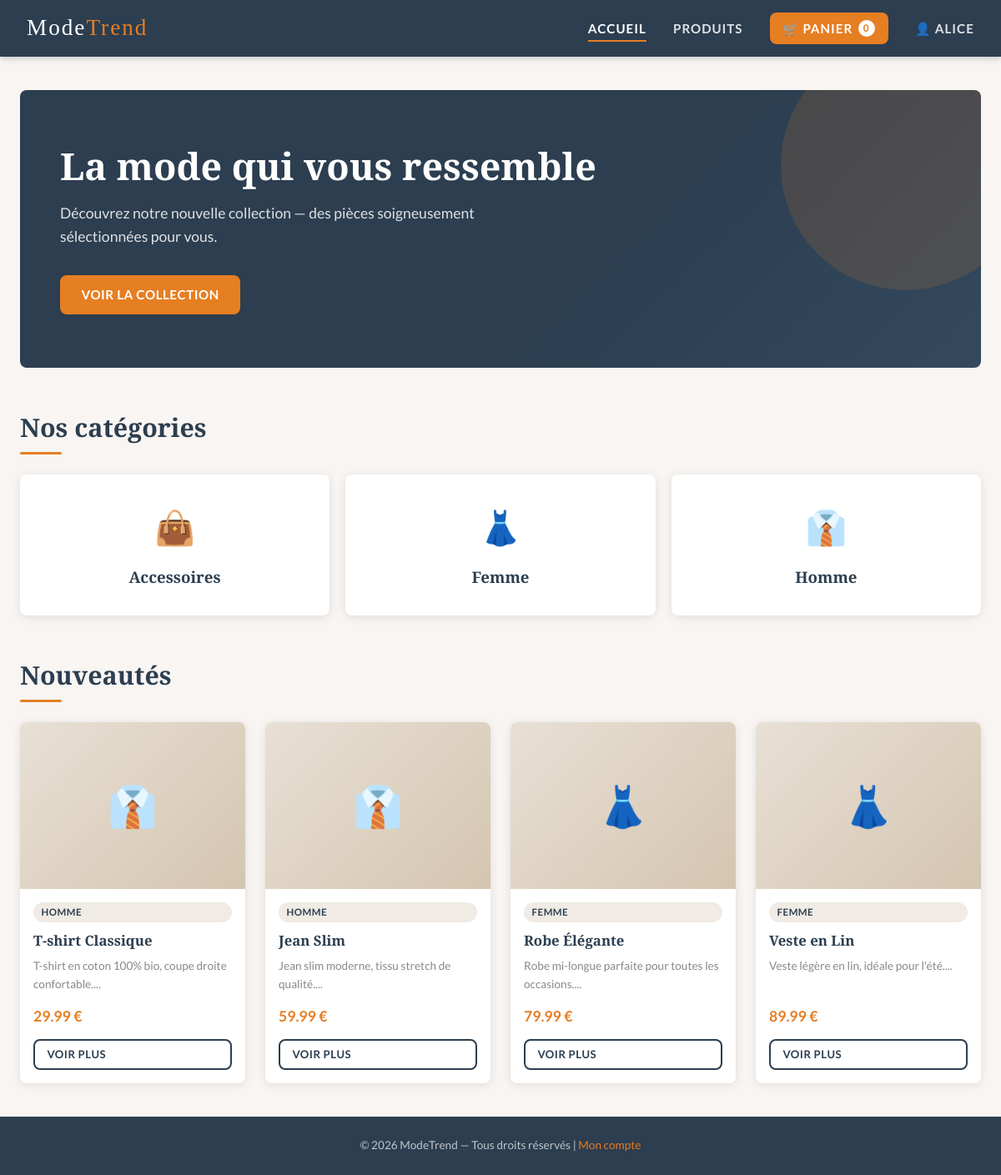
Page / (signed in) on the committed database.
### tables this page shows
CREATE TABLE IF NOT EXISTS categories (
    id INT AUTO_INCREMENT PRIMARY KEY,
    nom VARCHAR(100) NOT NULL
);

CREATE TABLE IF NOT EXISTS produits (
    id INT AUTO_INCREMENT PRIMARY KEY,
    nom VARCHAR(150) NOT NULL,
    description TEXT,
    prix DECIMAL(10,2) NOT NULL,
    stock INT DEFAULT 0,
    image VARCHAR(255) DEFAULT 'placeholder.jpg',
    categorie_id INT,
    date_ajout DATETIME DEFAULT CURRENT_TIMESTAMP,
    FOREIGN KEY (categorie_id) REFERENCES categories(id) ON DELETE SET NULL
);

### index.php (the view, shortened to what this page needs)
<?php
require_once 'back/connexion_db.php';
$stmt = $pdo->query('SELECT p.*, c.nom AS categorie_nom FROM produits p LEFT JOIN categories c ON p.categorie_id = c.id ORDER BY p.date_ajout DESC LIMIT 4');
$produits_vedette = $stmt->fetchAll();
$stmt_cat = $pdo->query('SELECT * FROM categories ORDER BY nom');
$categories = $stmt_cat->fetchAll();
?>
<!DOCTYPE html>
<html lang="fr">
<head>
    <link rel="stylesheet" href="css/style.css">
</head>
<body data-page="accueil">
<header>
    <div class="header-inner">
        <a href="index.php" class="logo">Mode<span>Trend</span></a>
        <nav>
            <ul>
                <li><a href="index.php" class="active">Accueil</a></li>
                <li><a href="produits.php">Produits</a></li>
                <?php if (isset($_SESSION['user_id'])): ?>
                    <li><a href="panier.php" class="btn-panier">🛒 Panier <span id="compteur-panier">0</span></a></li>
                    <li><a href="back/logout.php">👤 <?= htmlspecialchars($_SESSION['user_prenom']) ?></a></li>
                <?php else: ?>
                    <li><a href="auth.php" class="btn-panier">🛒 Panier <span id="compteur-panier">0</span></a></li>
                    <li><a href="auth.php">Connexion</a></li>
                <?php endif; ?>
            </ul>
        </nav>
    </div>
</header>
<main>
    <section class="hero">
        <h1>La mode qui vous ressemble</h1>
        <p>Découvrez notre nouvelle collection — des pièces soigneusement sélectionnées pour vous.</p>
        <a href="produits.php" class="btn btn-primaire">Voir la collection</a>
    </section>
    <section>
        <h2 class="section-titre">Nos catégories</h2>
        <div class="grille-categories">
            <?php
            $icones = ['Homme' => '👔', 'Femme' => '👗', 'Accessoires' => '👜'];
            foreach ($categories as $cat):
                $icone = $icones[$cat['nom']] ?? '🛍️';
            ?>
            <a href="produits.php?categorie=<?= $cat['id'] ?>" class="carte-categorie">
                <div class="icone-cat"><?= $icone ?></div>
                <h3><?= htmlspecialchars($cat['nom']) ?></h3>
            </a>
            <?php endforeach; ?>
        </div>
    </section>
    <section>
        <h2 class="section-titre">Nouveautés</h2>
        <div class="grille-produits">
            <?php foreach ($produits_vedette as $p): ?>
            <article class="carte-produit">
                <div class="img-placeholder">
                    <?= $p['categorie_nom'] === 'Homme' ? '👔' : ($p['categorie_nom'] === 'Femme' ? '👗' : '👜') ?>
                </div>
                <div class="carte-produit-corps">
                    <span class="badge-categorie"><?= htmlspecialchars($p['categorie_nom'] ?? 'Autre') ?></span>
                    <h3><?= htmlspecialchars($p['nom']) ?></h3>
                    <p><?= htmlspecialchars(substr($p['description'] ?? '', 0, 60)) ?>...</p>
                    <div class="prix"><?= number_format($p['prix'], 2) ?> €</div>
                    <a href="produits.php" class="btn btn-secondaire btn-sm">Voir plus</a>
                </div>
            </article>
            <?php endforeach; ?>
        </div>
    </section>
</main>
<footer>
    <p>&copy; <?= date('Y') ?> ModeTrend — Tous droits réservés | <a href="auth.php">Mon compte</a></p>
</footer>
</body>
</html>

### rows in the picture
categories: nom "👜", nom "Accessoires"
categories: nom "👗", nom "Femme"
categories: nom "👔", nom "Homme"
produits: categorie.nom "HOMME", nom "T-shirt Classique", description "T-shirt en coton 100% bio, coupe droite confortable.", prix "29.99"
produits: categorie.nom "HOMME", nom "Jean Slim", description "Jean slim moderne, tissu stretch de qualité.", prix "59.99"
produits: categorie.nom "FEMME", nom "Robe Élégante", description "Robe mi-longue parfaite pour toutes les occasions.", prix "79.99"
produits: categorie.nom "FEMME", nom "Veste en Lin", description "Veste légère en lin, idéale pour l'été.", prix "89.99"

### other values in the picture
$_SESSION['user_prenom'] "ALICE"
